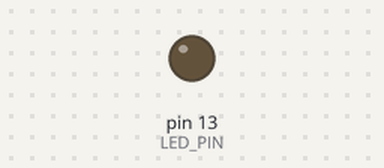
The sketch below on a simulated Arduino Uno, built with avr-gcc and run on an emulated ATmega328P. Shown: output pins drawn as LEDs (lit = HIGH).

Above: at 1.0 s.
At 3.6 s:
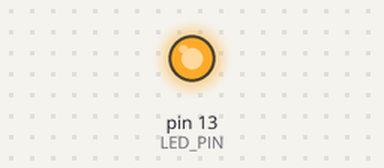
Timing chart, 0 to 7.8 s (numbered marks = the images above):
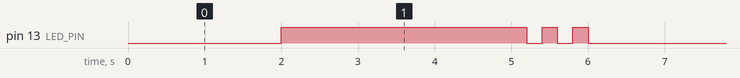

Measured:
- by itself, pin 13 (LED_PIN): repeats every 6.0 s: 2 × (LOW 0.20 s, HIGH 0.20 s), LOW 2.0 s, HIGH 3.2 s
- by itself, everything shown: repeats every 6.0 s, in 6 steps

The sketch:

fsm_controller.ino
```cpp
// Finite State Machine (FSM) Controller
// Uses built-in LED on Arduino Uno (pin 13)

enum State { IDLE, ACTIVE, ERROR };
State state = IDLE;

const int LED_PIN = 13;

unsigned long t0 = 0;
unsigned long lastBlink = 0;
int blinksDone = 0;

void enterState(State s) {
  state = s;
  t0 = millis();
  lastBlink = millis();
  blinksDone = 0;

  if (state == IDLE) digitalWrite(LED_PIN, LOW);
  if (state == ACTIVE) digitalWrite(LED_PIN, HIGH);
}

void setup() {
  pinMode(LED_PIN, OUTPUT);
  enterState(IDLE);
}

void loop() {
  unsigned long now = millis();

  switch (state) {
    case IDLE:
      if (now - t0 >= 2000) enterState(ACTIVE);
      break;

    case ACTIVE:
      if (now - t0 >= 3000) enterState(ERROR);
      break;

    case ERROR:
      if (now - lastBlink >= 200) {
        lastBlink = now;
        digitalWrite(LED_PIN, !digitalRead(LED_PIN));

        if (digitalRead(LED_PIN) == LOW) {
          blinksDone++;
          if (blinksDone >= 3) enterState(IDLE);
        }
      }
      break;
  }
}
```
